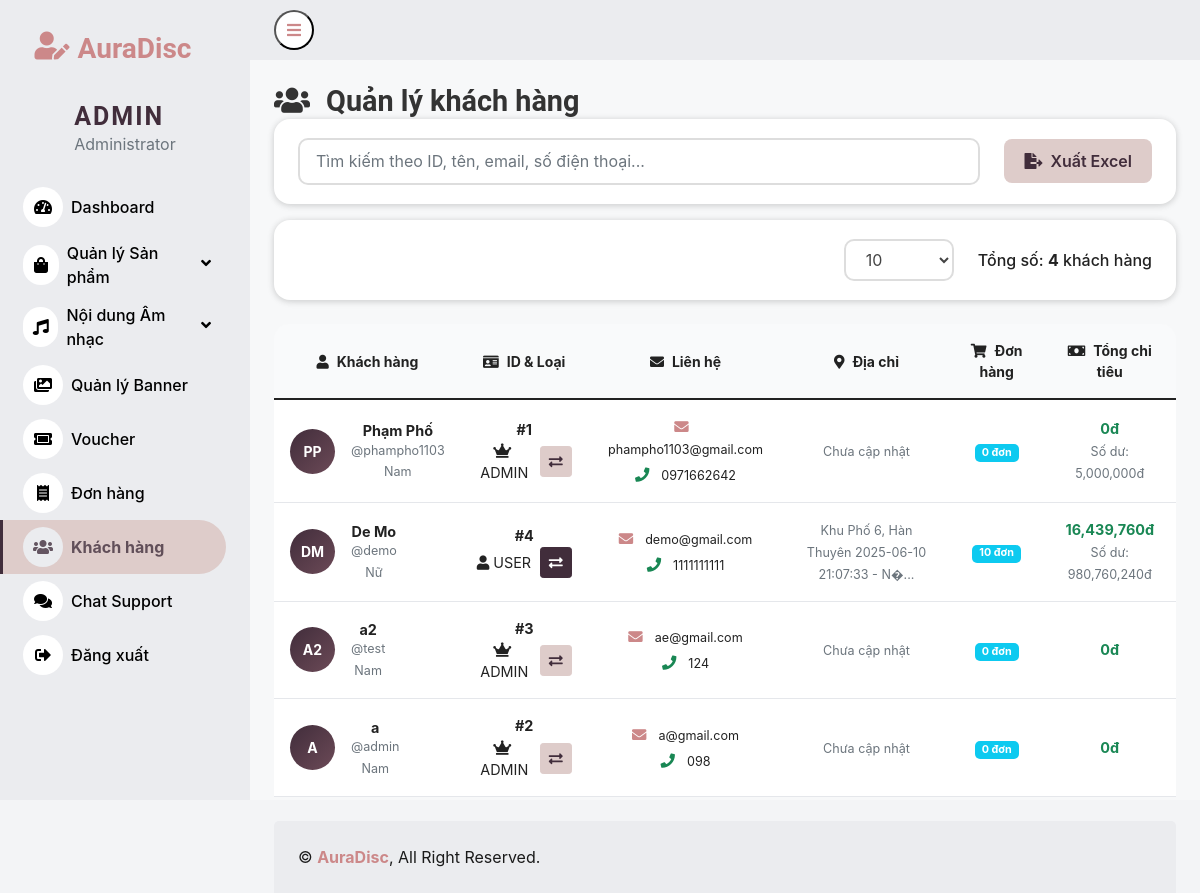
The page /admin/pages/customer/all_customer/all_customer.php on the database its author committed.
### tables this page shows
CREATE TABLE `users` (
  `user_id` int(11) NOT NULL,
  `role_id` int(11) NOT NULL,
  `username` varchar(50) NOT NULL,
  `password` varchar(255) NOT NULL,
  `email` varchar(100) NOT NULL,
  `full_name` varchar(100) NOT NULL,
  `gender` enum('Nam','Nữ','Khác') NOT NULL,
  `phone` varchar(20) NOT NULL,
  `created_at` timestamp NOT NULL DEFAULT current_timestamp() ON UPDATE current_timestamp(),
  `balance` decimal(15,2) NOT NULL DEFAULT 0.00 COMMENT 'Số dư tài khoản của user',
  `address` text DEFAULT NULL COMMENT 'Địa chỉ chi tiết của user'
);

### includes/session.php (called while the page is built, shortened)
<?php
function isAdmin($user = null) {
    if ($user) {
        return isset($user['role_id']) && $user['role_id'] == 1;
    }
}
?>

### admin/pages/customer/all_customer/all_customer.php (the view, shortened to what this page needs)
<?php
require_once __DIR__ . '/../../../../config/database.php';
require_once __DIR__ . '/../../../../includes/session.php';
$rowsPerPage = isset($_GET['entries']) ? (int)$_GET['entries'] : 10;
$rowsPerPage = in_array($rowsPerPage, [10, 25, 50, 100]) ? $rowsPerPage : 10;
$search = isset($_GET['search']) ? trim($_GET['search']) : '';
$where_clause = "WHERE 1=1";
$params = [];
$types = "";
$count_query = "
    SELECT COUNT(*) as total
    FROM users u
    {$where_clause}
";
if ($params) {
    $count_stmt = $conn->prepare($count_query);
    $count_stmt->bind_param($types, ...$params);
    $count_stmt->execute();
    $total_result = $count_stmt->get_result();
} else {
    $total_result = $conn->query($count_query);
}
$totalRows = $total_result->fetch_assoc()['total'];
$totalPages = ceil($totalRows / $rowsPerPage);
$currentPageNumber = isset($_GET['page']) ? (int)$_GET['page'] : 1;
$currentPageNumber = max(1, min($currentPageNumber, $totalPages));
$offset = ($currentPageNumber - 1) * $rowsPerPage;
$users_query = "
    SELECT
        u.user_id,
        u.username,
        u.full_name,
        u.email,
        u.phone,
        u.gender,
        u.address,
        u.created_at,
        u.balance,
        u.role_id,
        COUNT(o.order_id) as total_orders,
        COALESCE(SUM(o.final_amount), 0) as total_spent
    FROM users u
    LEFT JOIN orders o ON u.user_id = o.buyer_id
    {$where_clause}
    GROUP BY u.user_id
    ORDER BY u.created_at DESC
    LIMIT ? OFFSET ?
";
if ($params) {
    $params[] = $rowsPerPage;
    $params[] = $offset;
    $types .= "ii";
    $stmt = $conn->prepare($users_query);
    $stmt->bind_param($types, ...$params);
    $stmt->execute();
    $users_result = $stmt->get_result();
} else {
    $stmt = $conn->prepare($users_query);
    $stmt->bind_param("ii", $rowsPerPage, $offset);
    $stmt->execute();
    $users_result = $stmt->get_result();
}
$users = [];
while ($user = $users_result->fetch_assoc()) {
    $users[] = $user;
}
function generateAvatar($name) {
    $words = explode(' ', trim($name));
    if (count($words) >= 2) {
        return strtoupper(substr($words[0], 0, 1) . substr(end($words), 0, 1));
    } else {
        return strtoupper(substr($name, 0, 2));
    }
}
$current_admin_id = isset($_SESSION['user_id']) ? $_SESSION['user_id'] : 0;
?>
<!DOCTYPE html>
<html lang="vi">
  <head>
    <link href="/WEB_MXH/admin/pages/dashboard/css/bootstrap.min.css" rel="stylesheet">
    <link href="https://cdnjs.cloudflare.com/ajax/libs/font-awesome/5.10.0/css/all.min.css" rel="stylesheet">
    <link href="https://cdn.jsdelivr.net/npm/bootstrap-icons@1.4.1/font/bootstrap-icons.css" rel="stylesheet">
    <link href="/WEB_MXH/admin/pages/dashboard/css/style.css" rel="stylesheet">
    <link rel="stylesheet" href="all_customer.css" />
  </head>
  <body>
    <div class="container-fluid position-relative d-flex p-0">
      <?php
            if (file_exists(__DIR__.'/../../dashboard/sidebar.php')) {
            include __DIR__.'/../../dashboard/sidebar.php';
            }
        ?>
      <div class="content">
        <?php include __DIR__.'/../../dashboard/navbar.php'; ?>
        <div class="container-fluid pt-4 px-4">
            <div class="customer-container">
                <div class="header-section">
                    <h2 class="page-title" style="color: #333333 !important;">
                        <i class="fas fa-users me-3"></i>Quản lý khách hàng
                    </h2>
                </div>
                <div class="action-bar">
                    <form method="GET" class="search-form">
                        <input type="text"
                               name="search"
                               class="form-control"
                               placeholder="Tìm kiếm theo ID, tên, email, số điện thoại..."
                               value="<?php echo htmlspecialchars($search); ?>">
                    </form>
                    <button type="button" class="add-btn" onclick="exportCustomers()">
                        <i class="fas fa-file-export me-2"></i>Xuất Excel
                    </button>
                </div>
                <div class="entries-info-bar">
                    <form method="GET" style="margin: 0;" class="entries-form">
                        <select name="entries" class="entries-select" onchange="this.form.submit()">
                            <option value="10" <?php echo $rowsPerPage == 10 ? 'selected' : ''; ?>>10</option>
                        </select>
                    </form>
                    <small class="text-muted">
                        Tổng số: <strong><?php echo $totalRows; ?></strong> khách hàng
                    </small>
                </div>
                <div class="table-modern">
                    <table class="table table-hover mb-0">
                        <thead>
                            <tr>
                                <th style="border-radius: 15px 0 0 0;">
                                    <i class="fas fa-user me-2"></i>Khách hàng
                                </th>
                                <th>
                                    <i class="fas fa-id-card me-2"></i>ID & Loại
                                </th>
                                <th style="text-align: center;">
                                    <i class="fas fa-envelope me-2"></i>Liên hệ
                                </th>
                                <th style="text-align: center;">
                                    <i class="fas fa-map-marker-alt me-2"></i>Địa chỉ
                                </th>
                                <th>
                                    <i class="fas fa-shopping-cart me-2"></i>Đơn hàng
                                </th>
                                <th style="border-radius: 0 15px 0 0;">
                                    <i class="fas fa-money-bill me-2"></i>Tổng chi tiêu
                                </th>
                            </tr>
                        </thead>
                        <tbody>
                            <?php if (empty($users)): ?>
                                <tr>
                                    <td colspan="6" class="text-center py-4">
                                        <i class="fas fa-users fa-3x text-muted mb-3"></i>
                                        <h5 class="text-muted">Không tìm thấy khách hàng nào</h5>
                                        <p class="text-muted">Hãy thử thay đổi từ khóa tìm kiếm</p>
                                    </td>
                                </tr>
                            <?php else: ?>
                                <?php foreach ($users as $user): ?>
                                    <tr>
                                        <td>
                                            <div class="d-flex align-items-center">
                                                <div class="customer-avatar me-3">
                                                    <?php echo generateAvatar($user['full_name']); ?>
                                                </div>
                                                <div>
                                                    <div class="fw-bold"><?php echo htmlspecialchars($user['full_name']); ?></div>
                                                    <div class="text-muted small">@<?php echo htmlspecialchars($user['username']); ?></div>
                                                    <?php if ($user['gender']): ?>
                                                        <small class="text-muted"><?php echo $user['gender']; ?></small>
                                                    <?php endif; ?>
                                                </div>
                                            </div>
                                        </td>
                                        <td>
                                            <div class="fw-bold">#<?php echo $user['user_id']; ?></div>
                                            <div class="d-flex align-items-center justify-content-between">
                                            <?php if (isAdmin($user)): ?>
                                                <span class="admin-badge">
                                                    <i class="fas fa-crown me-1"></i>ADMIN
                                                </span>
                                            <?php else: ?>
                                                <span class="user-badge">
                                                    <i class="fas fa-user me-1"></i>USER
                                                </span>
                                            <?php endif; ?>
                                                <?php if ($user['user_id'] != $current_admin_id): ?>
                                                    <button type="button"
                                                            class="btn btn-sm ms-2 toggle-role-btn"
                                                            data-user-id="<?php echo $user['user_id']; ?>"
                                                            data-current-role="<?php echo isAdmin($user) ? 'admin' : 'user'; ?>"
                                                            title="<?php echo isAdmin($user) ? 'Chuyển thành User' : 'Chuyển thành Admin'; ?>"
                                                            style="<?php echo isAdmin($user) ? 'background: #deccca; border-color: #deccca; color: #412d3b;' : 'background: #412d3b; border-color: #412d3b; color: white;'; ?>">
                                                        <i class="fas fa-exchange-alt"></i>
                                                    </button>
                                                <?php endif; ?>
                                            </div>
                                        </td>
                                        <td style="text-align: center;">
                                            <div class="mb-1">
                                                <i class="fas fa-envelope text-primary me-2"></i>
                                                <small><?php echo htmlspecialchars($user['email']); ?></small>
                                            </div>
                                            <?php if ($user['phone']): ?>
                                                <div>
                                                    <i class="fas fa-phone text-success me-2"></i>
                                                    <small><?php echo htmlspecialchars($user['phone']); ?></small>
                                                </div>
                                            <?php endif; ?>
                                        </td>
                                        <td style="text-align: center;">
                                            <?php if ($user['address']): ?>
                                                <small class="text-muted"><?php echo htmlspecialchars(substr($user['address'], 0, 50)) . (strlen($user['address']) > 50 ? '...' : ''); ?></small>
                                            <?php else: ?>
                                                <small class="text-muted">Chưa cập nhật</small>
                                            <?php endif; ?>
                                        </td>
                                        <td>
                                            <span class="badge bg-info"><?php echo $user['total_orders']; ?> đơn</span>
                                        </td>
                                        <td>
                                            <div class="fw-bold text-success"><?php echo number_format($user['total_spent'], 0, '.', ','); ?>đ</div>
                                            <?php if ($user['balance'] > 0): ?>
                                                <small class="text-muted">Số dư: <?php echo number_format($user['balance'], 0, '.', ','); ?>đ</small>
                                            <?php endif; ?>
                                        </td>
                                    </tr>
                                <?php endforeach; ?>
                            <?php endif; ?>
                        </tbody>
                    </table>
                </div>
            </div>
        </div>
        <?php include __DIR__.'/../../dashboard/footer.php'; ?>
      </div>
    </div>
  </body>
</html>

### rows shown on the page
users: full_name "PP", full_name "Phạm Phố", username "phampho1103", gender "Nam", user_id "1", shows "ADMIN", email "phampho1103@gmail.com", phone "0971662642", shows "Chưa cập nhật", total_orders "0", total_spent "0", balance "5,000,000"
users: full_name "DM", full_name "De Mo", username "demo", gender "Nữ", user_id "4", shows "USER", email "demo@gmail.com", phone "1111111111", address "Khu Phố 6, Hàn Thuyên 2025-06-10 21:07:33 - N�", total_orders "10", total_spent "16,439,760", balance "980,760,240"
users: full_name "A2", full_name "a2", username "test", gender "Nam", user_id "3", shows "ADMIN", email "ae@gmail.com", phone "124", shows "Chưa cập nhật", total_orders "0", total_spent "0"
users: full_name "A", full_name "a", username "admin", gender "Nam", user_id "2", shows "ADMIN", email "a@gmail.com", phone "098", shows "Chưa cập nhật", total_orders "0", total_spent "0"

### other values the page prints
$totalRows "4"
